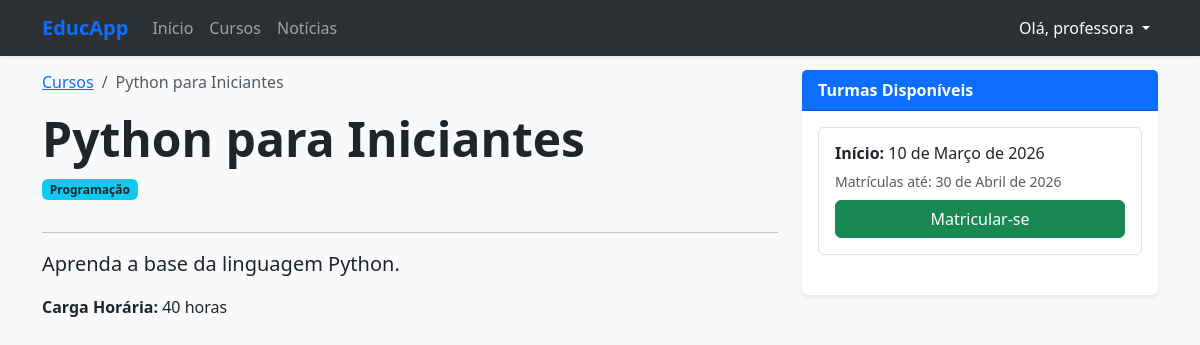
/curso/1/ (signed in), run on the app's committed database.
### homeapp/models.py (models this page shows, shortened)
class Curso(models.Model):
    STATUS_CHOICES = [
        ('R', 'Rascunho'),
        ('P', 'Publicado'),
        ('E', 'Encerrado'),
    ]
    nome = models.CharField(max_length=200)
    categoria = models.CharField(max_length=100)
    carga_horaria = models.PositiveIntegerField(help_text="Carga horária em horas")
    descricao = models.TextField()
    data_lancamento = models.DateTimeField(auto_now_add=True)
    status = models.CharField(max_length=1, choices=STATUS_CHOICES, default='R')

class Turma(models.Model):
    curso = models.ForeignKey(Curso, on_delete=models.CASCADE, related_name='turmas')
    professor = models.ForeignKey(Perfil, on_delete=models.SET_NULL, null=True, limit_choices_to={'is_professor': True})
    dias_aula = models.CharField(max_length=100, help_text="Ex: Seg, Qua, Sex")
    data_inicio = models.DateField()
    data_final = models.DateField()

### homeapp/views.py (the view, shortened to what this page needs)
# urls.py: path('curso/<int:curso_id>/', views.detalhe_curso, name='detalhe_curso'),
@login_required
def detalhe_curso(request, curso_id):
    curso = get_object_or_404(Curso, id=curso_id, status='P')
    turmas_disponiveis = Turma.objects.filter(
        curso=curso,
        data_final__gte=timezone.now().date()
    )
    minhas_matriculas = Matricula.objects.filter(
        aluno=request.user.perfil
    ).values_list('turma_id', flat=True)
    return render(request, 'homeapp/detalhe_curso.html', {
        'curso': curso,
        'turmas': turmas_disponiveis,
        'minhas_matriculas': minhas_matriculas
    })

### homeapp/templates/homeapp/detalhe_curso.html (shortened to what this page needs)
{% extends 'homeapp/base.html' %}
{% block content %}
<div class="row">
    <div class="col-md-8">
        <nav aria-label="breadcrumb">
            <ol class="breadcrumb">
                <li class="breadcrumb-item"><a href="{% url 'cursos' %}">Cursos</a></li>
                <li class="breadcrumb-item active">{{ curso.nome }}</li>
            </ol>
        </nav>
        <h1 class="display-5 fw-bold">{{ curso.nome }}</h1>
        <p class="badge bg-info text-dark">{{ curso.categoria }}</p>
        <hr>
        <p class="lead">{{ curso.descricao }}</p>
        <p><strong>Carga Horária:</strong> {{ curso.carga_horaria }} horas</p>
    </div>
    <div class="col-md-4">
        <div class="card shadow-sm border-primary">
            <div class="card-header bg-primary text-white fw-bold">
                Turmas Disponíveis
            </div>
            <div class="card-body">
                {% if turmas %}
                    {% for turma in turmas %}
                        <div class="mb-4 p-3 border rounded">
                            <h6><strong>Início:</strong> {{ turma.data_inicio }}</h6>
                            <p class="small text-muted mb-2">Matrículas até: {{ turma.data_final }}</p>
                            {% if turma.id in minhas_matriculas %}
                                <button class="btn btn-secondary w-100" disabled>Já Matriculado</button>
                            {% else %}
                                <form method="POST">
                                    <button type="submit" class="btn btn-success w-100">Matricular-se</button>
                                </form>
                            {% endif %}
                        </div>
                    {% endfor %}
                {% else %}
                    <div class="alert alert-warning mb-0">
                        Não há turmas com matrículas abertas para este curso no momento.
                    </div>
                {% endif %}
            </div>
        </div>
    </div>
</div>
{% endblock %}

### homeapp/templates/homeapp/base.html (shortened to what this page needs)
<!DOCTYPE html>
<html lang="pt-br">
<head>
    <link href="https://cdn.jsdelivr.net/npm/bootstrap@5.3.0/dist/css/bootstrap.min.css" rel="stylesheet">
</head>
<body>
    <nav class="navbar navbar-expand-lg navbar-dark bg-dark fixed-top shadow-sm">
        <div class="container">
            <a class="navbar-brand" href="{% url 'home' %}">EducApp</a>
            <div class="collapse navbar-collapse" id="navbarNav">
                <ul class="navbar-nav me-auto">
                    <li class="nav-item"><a class="nav-link" href="{% url 'home' %}">Início</a></li>
                    <li class="nav-item"><a class="nav-link" href="{% url 'cursos' %}">Cursos</a></li>
                    <li class="nav-item"><a class="nav-link" href="{% url 'noticias' %}">Notícias</a></li>
                </ul>
                <ul class="navbar-nav">
                    {% if user.is_authenticated %}
                        <li class="nav-item dropdown">
                            <a class="nav-link dropdown-toggle text-white" href="#" id="userDropdown" role="button" data-bs-toggle="dropdown">
                                Olá, {{ user.username }}
                            </a>
                        </li>
                    {% else %}
                        <li class="nav-item"><a class="nav-link" href="{% url 'entrar' %}">Entrar</a></li>
                        <li class="nav-item"><a class="btn btn-primary btn-sm ms-lg-2 mt-1" href="{% url 'cadastro_usuario' %}">Cadastrar</a></li>
                    {% endif %}
                </ul>
            </div>
        </div>
    </nav>
    <div class="container">
        {% block content %}{% endblock %}
    </div>
</body>
</html>

### homeapp/templates/homeapp/base.html (style rules this page uses)
body { background-color: #f8f9fa; padding-top: 70px; }
.navbar-brand { font-weight: bold; color: #0d6efd !important; }
.card { border: none; box-shadow: 0 0.125rem 0.25rem rgba(0, 0, 0, 0.075); transition: transform 0.2s; }
.navbar { backdrop-filter: blur(10px); background-color: rgba(33, 37, 41, 0.95) !important; }

### data on the page
Curso: nome "Python para Iniciantes", categoria "Programação", descricao "Aprenda a base da linguagem Python.", carga_horaria "40"
Turma: data_inicio "10 de Março de 2026", data_final "30 de Abril de 2026"

### other printed values
{{ user.username }} "professora"
